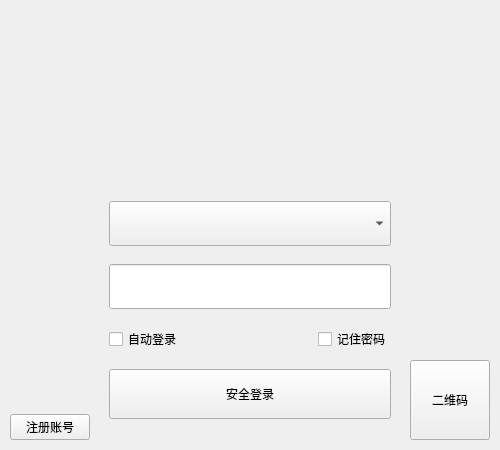
<?xml version="1.0" encoding="UTF-8"?>
<ui version="4.0">
 <class>Form</class>
 <widget class="QWidget" name="Form">
  <property name="geometry">
   <rect>
    <x>0</x>
    <y>0</y>
    <width>500</width>
    <height>450</height>
   </rect>
  </property>
  <property name="minimumSize">
   <size>
    <width>500</width>
    <height>450</height>
   </size>
  </property>
  <property name="maximumSize">
   <size>
    <width>500</width>
    <height>450</height>
   </size>
  </property>
  <property name="windowTitle">
   <string>Form</string>
  </property>
  <layout class="QVBoxLayout" name="verticalLayout" stretch="2,3">
   <property name="spacing">
    <number>0</number>
   </property>
   <property name="leftMargin">
    <number>0</number>
   </property>
   <property name="topMargin">
    <number>0</number>
   </property>
   <property name="rightMargin">
    <number>0</number>
   </property>
   <property name="bottomMargin">
    <number>0</number>
   </property>
   <item>
    <widget class="QWidget" name="widget" native="true">
     <property name="styleSheet">
      <string notr="true"/>
     </property>
     <layout class="QVBoxLayout" name="verticalLayout_2">
      <property name="spacing">
       <number>0</number>
      </property>
      <property name="leftMargin">
       <number>0</number>
      </property>
      <property name="topMargin">
       <number>0</number>
      </property>
      <property name="rightMargin">
       <number>0</number>
      </property>
      <property name="bottomMargin">
       <number>0</number>
      </property>
      <item>
       <widget class="QLabel" name="login_gif_lable">
        <property name="text">
         <string/>
        </property>
       </widget>
      </item>
     </layout>
    </widget>
   </item>
   <item>
    <widget class="QWidget" name="widget_2" native="true">
     <property name="styleSheet">
      <string notr="true"/>
     </property>
     <layout class="QHBoxLayout" name="horizontalLayout" stretch="2,6,2">
      <property name="spacing">
       <number>0</number>
      </property>
      <property name="leftMargin">
       <number>0</number>
      </property>
      <property name="topMargin">
       <number>0</number>
      </property>
      <property name="rightMargin">
       <number>0</number>
      </property>
      <property name="bottomMargin">
       <number>10</number>
      </property>
      <item alignment="Qt::AlignHCenter|Qt::AlignBottom">
       <widget class="QPushButton" name="pushButton">
        <property name="text">
         <string>注册账号</string>
        </property>
       </widget>
      </item>
      <item>
       <widget class="QWidget" name="widget_3" native="true">
        <property name="styleSheet">
         <string notr="true"/>
        </property>
        <layout class="QGridLayout" name="gridLayout">
         <item row="0" column="0" colspan="2">
          <widget class="QComboBox" name="comboBox">
           <property name="minimumSize">
            <size>
             <width>0</width>
             <height>45</height>
            </size>
           </property>
          </widget>
         </item>
         <item row="1" column="0" colspan="2">
          <widget class="QLineEdit" name="lineEdit">
           <property name="minimumSize">
            <size>
             <width>0</width>
             <height>45</height>
            </size>
           </property>
          </widget>
         </item>
         <item row="2" column="0">
          <widget class="QCheckBox" name="checkBox">
           <property name="text">
            <string>自动登录</string>
           </property>
          </widget>
         </item>
         <item row="2" column="1" alignment="Qt::AlignRight">
          <widget class="QCheckBox" name="checkBox_2">
           <property name="text">
            <string>记住密码</string>
           </property>
          </widget>
         </item>
         <item row="3" column="0" colspan="2">
          <widget class="QPushButton" name="pushButton_3">
           <property name="minimumSize">
            <size>
             <width>0</width>
             <height>50</height>
            </size>
           </property>
           <property name="text">
            <string>安全登录</string>
           </property>
          </widget>
         </item>
        </layout>
       </widget>
      </item>
      <item alignment="Qt::AlignHCenter|Qt::AlignBottom">
       <widget class="QPushButton" name="pushButton_2">
        <property name="minimumSize">
         <size>
          <width>80</width>
          <height>80</height>
         </size>
        </property>
        <property name="maximumSize">
         <size>
          <width>80</width>
          <height>80</height>
         </size>
        </property>
        <property name="text">
         <string>二维码</string>
        </property>
       </widget>
      </item>
     </layout>
    </widget>
   </item>
  </layout>
 </widget>
 <resources>
  <include location="../image.qrc"/>
 </resources>
 <connections/>
</ui>
